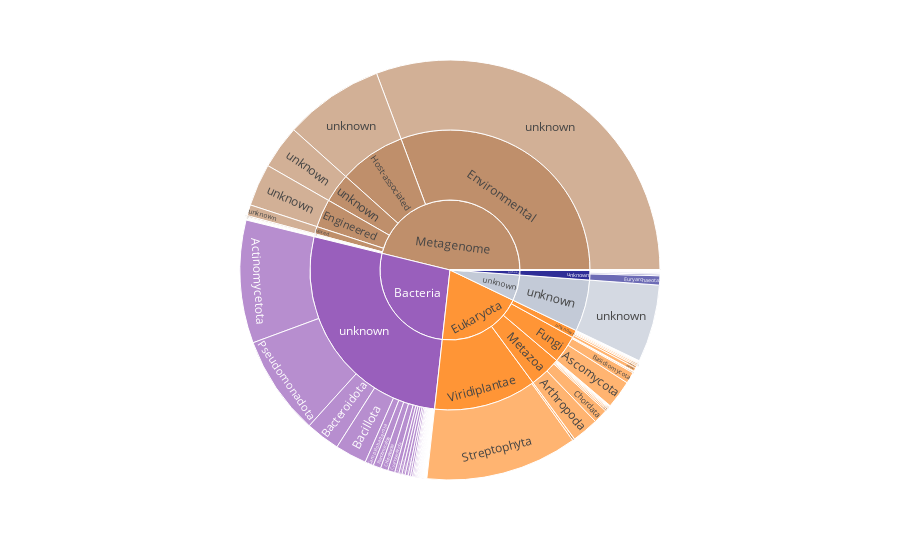

The cell this chart's notebook holds for it:
### Code cell
fig = px.sunburst(all_df, path=['superkingdom', 'kingdom', 'phylum'],
                  color='superkingdom', color_discrete_map=superkingdom_color_map)
fig.show()

### Figure 1 — Plotly figure (JSON) as saved in the notebook; plotly's stock layout.template omitted (floating-point values rounded to 4 significant figures; data arrays with more than 128 entries replaced by an {"elided": "..."} marker saying what was removed)
{"data": [{"branchvalues": "total", "customdata": {"elided": "331x1 str values"}, "domain": {"x": [0, 1], "y": [0, 1]}, "hovertemplate": "labels=%{label}<br>count=%{value}<br>parent=%{parent}<br>id=%{id}<br>superkingdom=%{customdata[0]}<extra></extra>", "ids": {"elided": "331 str values"}, "labels": {"elided": "331 str values"}, "marker": {"colors": {"elided": "331 str values"}}, "name": "", "parents": {"elided": "331 str values"}, "type": "sunburst", "values": {"elided": "331 int values"}}], "layout": {"autosize": true, "legend": {"tracegroupgap": 0}, "margin": {"t": 60}}}
